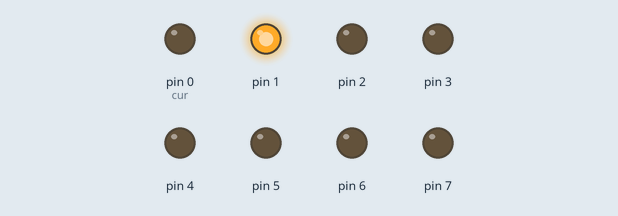
The sketch below on a simulated Arduino Uno, built with avr-gcc and run on an emulated ATmega328P. Shown: output pins drawn as LEDs (lit = HIGH).

Above: at 0.05 s.
At 0.25 s:
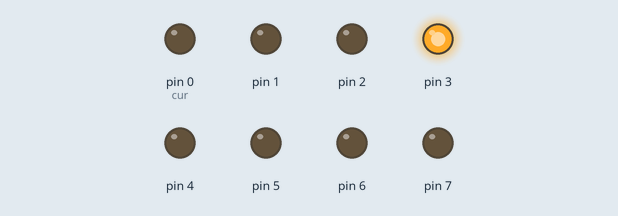
At 0.45 s:
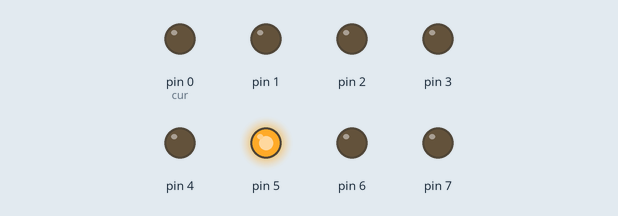
At 0.85 s:
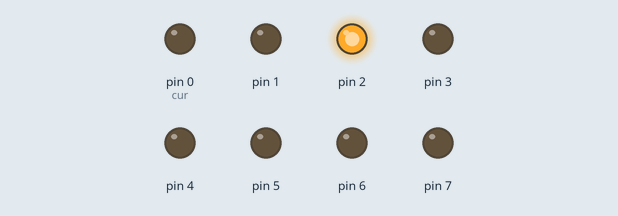
At 1.25 s:
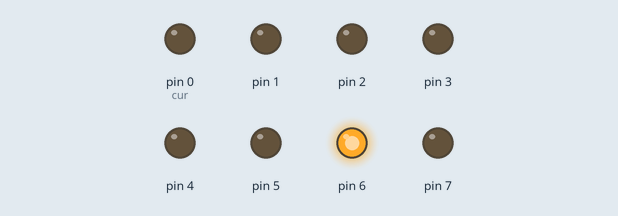
At 2.75 s:
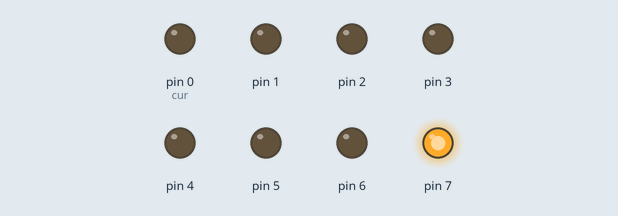
Timing chart, 0 to 3.0 s (numbered marks = the images above):
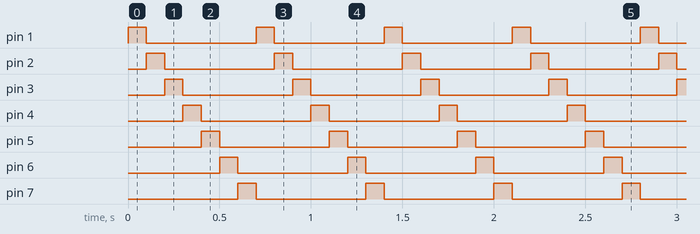

The sketch:

Chaser_LED_while_loop.ino
```cpp
void setup() {
  for(uint8_t i = 0; i < 8; i++) {
    pinMode(i, OUTPUT);
    digitalWrite(i, LOW);
  }
}
void loop() {
  uint8_t cur = 0;
  while(++cur < 8) {
    digitalWrite(cur, HIGH);
    delay(100);
    digitalWrite(cur, LOW);
  }
}
//使用 flash 928 bytes
```

Measured:
- by itself, pin 1–7: alternates HIGH for 0.10 s and LOW for 0.60 s
- by itself, everything shown: repeats every 0.70 s, in 7 steps
